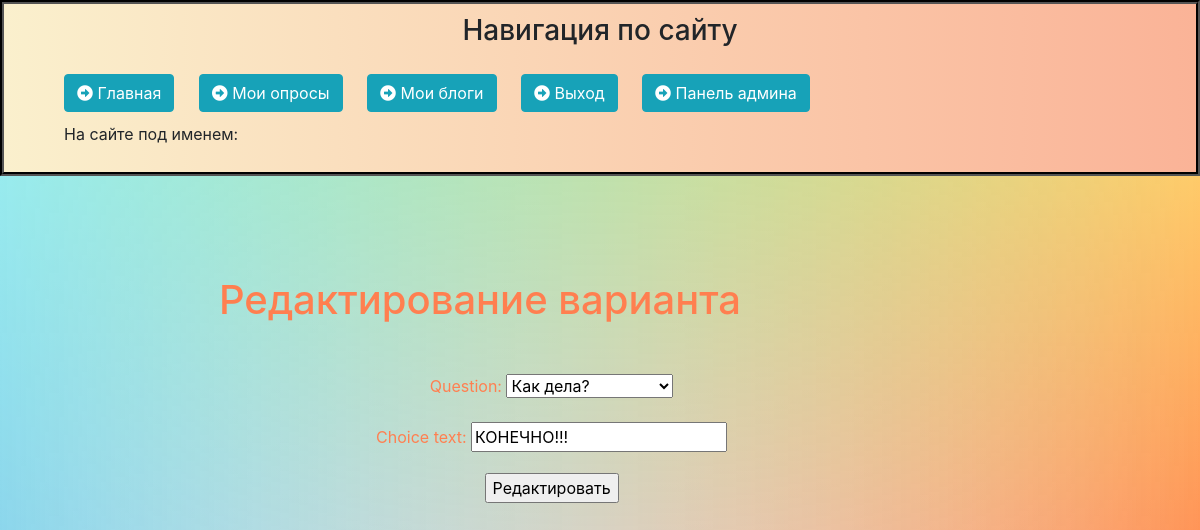
The page /polls/5/update_choice on the database as committed earlier.
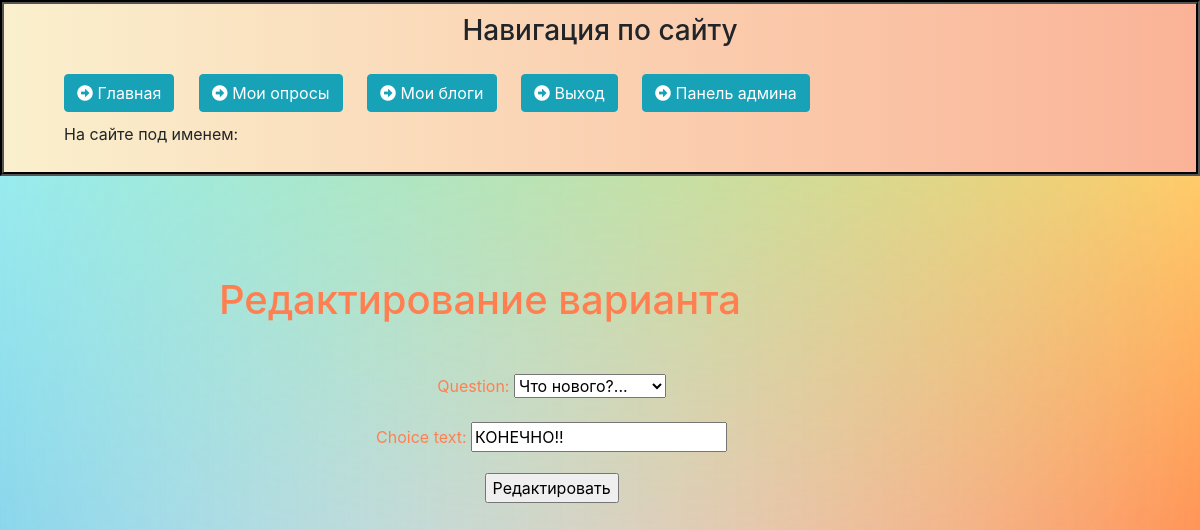
The same page on the database as committed later.
### polls/models.py (models this page shows, shortened)
class Choice(models.Model):
    DoesNotExist = None
    question = models.ForeignKey(Question, on_delete=models.CASCADE)
    choice_text = models.CharField(max_length=200)
    votes = models.IntegerField(default=0)

### polls/views.py (the view)
# urls.py: path('<int:choice_id>/update_choice', views.ChoiceUpdateView.as_view(), name='update_choice'),
class ChoiceUpdateView(UpdateView):
    model = Choice
    pk_url_kwarg = "choice_id"
    fields = ['question', 'choice_text']
    success_url = '/polls/'
    template_name = 'polls/choice_update_form.html'

### polls/models.py (called while the page is built)
    def __str__(self):
        return self.question_text

### polls/templates/polls/choice_update_form.html (shortened to what this page needs)
{% extends 'polls/layout.html' %}
{% block content %}
<div class="features">
    <h1>Редактирование варианта</h1>
    <form method="post" value="Update">
        {{ form.as_p }}
        <input type = "submit" value="Редактировать">
    </form>
</div>
{% endblock %}

Rows that differ between the two databases and show on the page:
changed Choice: question "Как дела?" → "Что нового?..."; choice_text "КОНЕЧНО!!!" → "КОНЕЧНО!!"
